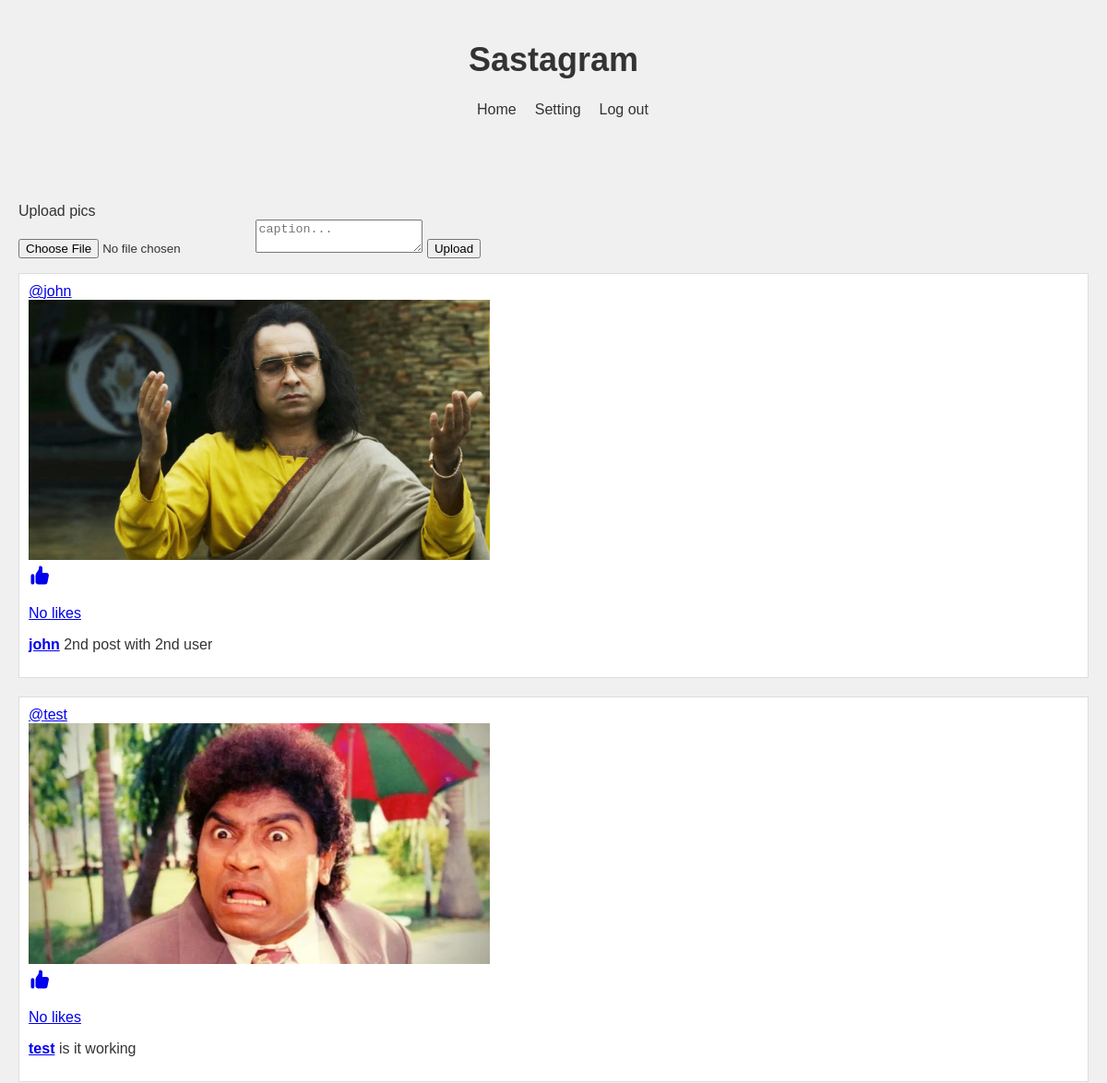
Page / (signed in, upper part) on the earlier database version.
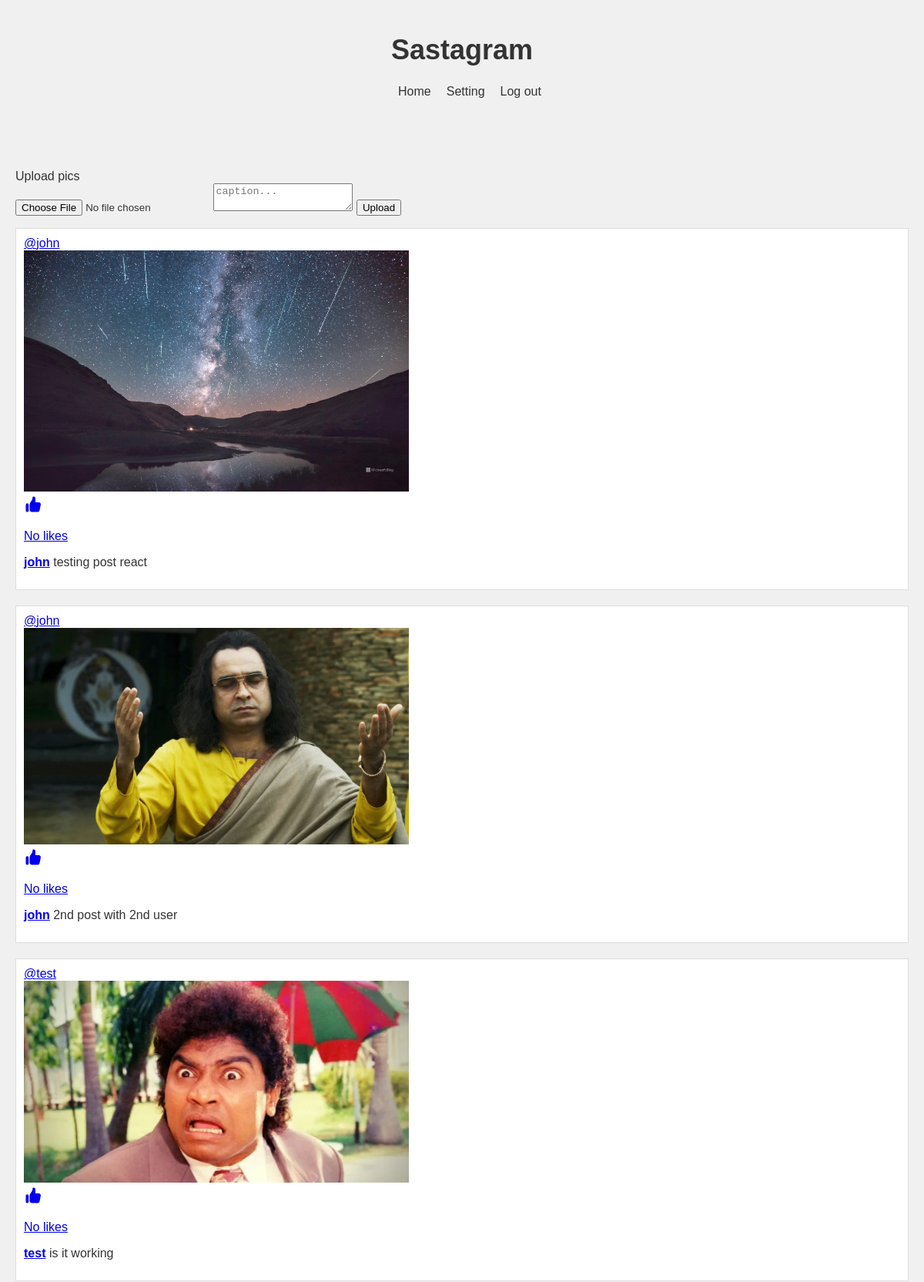
Same page on the later database version.
### core/models.py (models this page shows, shortened)
class Post(models.Model):
    id = models.UUIDField(primary_key=True, default = uuid.uuid4)
    user = models.ForeignKey(User, on_delete=models.CASCADE)
    image = models.ImageField(upload_to='post_images')
    caption = models.TextField()
    created_at = models.DateTimeField(default=datetime.now)
    no_of_likes = models.IntegerField(default=0)

### core/views.py (the view)
# urls.py: path('',views.index, name='index'),
@login_required(login_url='signin')
def index(request):
    user_object = User.objects.get(username=request.user.username)
    user_profile = Profile.objects.get(user=user_object)
    user_following_list = []
    feed = []
    feed_lists = Post.objects.filter(user=user_object)
    feed.append(feed_lists)
    user_following = FollowersCount.objects.filter(follower = request.user.username)
    for users in user_following:
        user_following_list.append(users.user)
    for username in user_following_list:
        user_instance = User.objects.get(username=username)
        feed_lists = Post.objects.filter(user=user_instance)
        feed.append(feed_lists)
    feed_list = list(chain(*feed))
    all_users = User.objects.all()
    user_following_all = []
    for user in user_following:
        user_list = User.objects.get(username=user.user)
        user_following_all.append(user_list)
    new_suggestions_list = [x for x in list(all_users) if (x not in list(user_following_all))]
    current_user = User.objects.filter(username=request.user.username)
    final_suggestions_list = [x for x in list(new_suggestions_list) if ( x not in list(current_user))]
    random.shuffle(final_suggestions_list)
    username_profile = []
    username_profile_list = []
    for users in final_suggestions_list:
        username_profile.append(users.id)
    for user_id in username_profile:
        profile_lists = Profile.objects.filter(user_id=user_id)
        username_profile_list.append(profile_lists)
    suggestions_username_profile_list = list(chain(*username_profile_list))
    return render(request, 'index.html', {'user_profile': user_profile, 'posts':feed_list, 'suggestions_username_profile_list': suggestions_username_profile_list[:4]})

### templates/index.html (shortened to what this page needs)
{% load static %}
<!DOCTYPE html>
<html>
<head>
    <link rel="stylesheet" type="text/css" href="{% static 'css/index.css' %}">
</head>
<body>
    <header>
        <div class="container">
            <h1>Sastagram</h1>
            <nav>
                <ul>
                    <li><a href="/">Home</a></li>
                    <li><a href="settings">Setting</a></li>
                    <li><a href="logout">Log out</a></li>
                </ul>
            </nav>
        </div>
    </header>
    <main>
        <div class="container">
            <form action="upload" method="post" enctype="multipart/form-data">
                <p class="my-3 leading-6"> Upload pics
                    <br>
                <input type="file" name="image_upload">
                <textarea class="button soft-warning small" name="caption" placeholder="caption..." ></textarea>
                <button type="submit">Upload</button>
            </form>
            {% for post in posts reversed %}
            <div class="post">
                <span class="block font-semibold "><a href="/profile/{{post.user}}">@{{post.user}}</a></span>
                <div>
                    <a href="{{post.image.url}}">
                        <img width="500" height="400" src="{{post.image.url}}" alt="">
                    </a>
                </div>
                <div class="flex space-x-4 lg:font-bold">
                    <a href="/like-post?post_id={{post.id}}" class="flex items-center space-x-2">
                        <div class="p-2 rounded-full text-black">
                            {% if post.no_of_likes == 0 %}
                            <p>No likes</p>
                            {% elif post.no_of_likes == 1 %}
                            <p>Liked by {{post.no_of_likes}} person</p>
                            {% else %}
                            <p>Liked by {{post.no_of_likes}} people</p>
                            {% endif %}
                        </div>
                    </a>
                </div>
                <p>
                    <a href="/profile/{{post.user}}"><strong>{{post.user}}</strong></a> {{post.caption}}
                </p>
            </div>
            {% endfor %}
        </div>
    </main>
</body>
</html>

Differences in the rows shown:
added Post: user "john", image (picture), no_of_likes "No likes", caption "testing post react"
